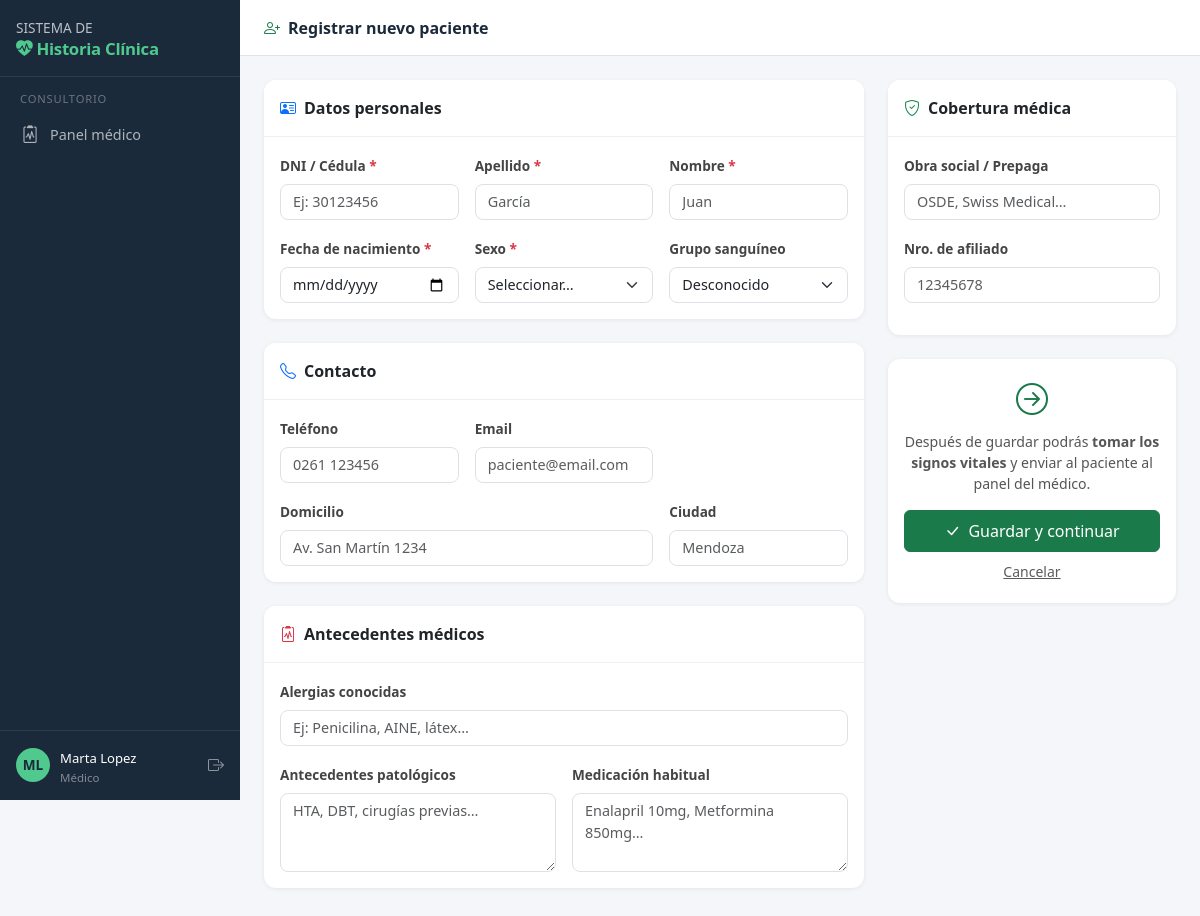
Page /pacientes/nuevo/ (signed in) on the committed database.
### cuentas/models.py (models this page shows, shortened)
class Usuario(AbstractUser):
    ROL_CHOICES = [
        ('admin', 'Administrador'),
        ('medico', 'Médico'),
        ('recepcion', 'Recepción'),
    ]
    rol = models.CharField(max_length=20, choices=ROL_CHOICES, default='recepcion')
    telefono = models.CharField(max_length=20, blank=True)
    especialidad = models.CharField(max_length=100, blank=True,
                                    help_text="Solo para médicos")
    matricula = models.CharField(max_length=50, blank=True,
                                 help_text="Matrícula profesional del médico")
    class Meta:
        verbose_name = 'Usuario'
        verbose_name_plural = 'Usuarios'
    @property
    def es_admin(self):
        return self.rol == 'admin' or self.is_superuser
    @property
    def es_medico(self):
        return self.rol == 'medico'
    @property
    def es_recepcion(self):
        return self.rol == 'recepcion'

### pacientes/views.py (the view, shortened to what this page needs)
# urls.py: path('nuevo/',        views.nuevo_paciente,       name='nuevo'),
@login_required
def nuevo_paciente(request):
    return render(request, 'pacientes/nuevo_paciente.html')

### templates/pacientes/nuevo_paciente.html (shortened to what this page needs)
{% extends "base/base.html" %}
{% block page_title %}<i class="bi bi-person-plus me-2" style="color:#1a7a4a"></i>Registrar nuevo paciente{% endblock %}
{% block contenido %}
<form method="post">
  <div class="row g-4">
    <div class="col-lg-8">
      <div class="card mb-4">
        <div class="card-header py-3">
          <i class="bi bi-person-vcard me-2 text-primary"></i>Datos personales
        </div>
        <div class="card-body">
          <div class="row g-3">
            <div class="col-md-4">
              <label class="form-label">DNI / Cédula <span class="text-danger">*</span></label>
              <input type="text" name="dni" class="form-control" placeholder="Ej: 30123456" required autofocus>
            </div>
            <div class="col-md-4">
              <label class="form-label">Apellido <span class="text-danger">*</span></label>
              <input type="text" name="apellido" class="form-control" placeholder="García" required>
            </div>
            <div class="col-md-4">
              <label class="form-label">Nombre <span class="text-danger">*</span></label>
              <input type="text" name="nombre" class="form-control" placeholder="Juan" required>
            </div>
            <div class="col-md-4">
              <label class="form-label">Fecha de nacimiento <span class="text-danger">*</span></label>
              <input type="date" name="fecha_nacimiento" class="form-control" required>
            </div>
            <div class="col-md-4">
              <label class="form-label">Sexo <span class="text-danger">*</span></label>
              <select name="sexo" class="form-select" required>
                <option value="">Seleccionar…</option>
              </select>
            </div>
            <div class="col-md-4">
              <label class="form-label">Grupo sanguíneo</label>
              <select name="grupo_sanguineo" class="form-select">
                <option value="">Desconocido</option>
              </select>
            </div>
          </div>
        </div>
      </div>
      <div class="card mb-4">
        <div class="card-header py-3">
          <i class="bi bi-telephone me-2 text-primary"></i>Contacto
        </div>
        <div class="card-body">
          <div class="row g-3">
            <div class="col-md-4">
              <label class="form-label">Teléfono</label>
              <input type="tel" name="telefono" class="form-control" placeholder="0261 123456">
            </div>
            <div class="col-md-4">
              <label class="form-label">Email</label>
              <input type="email" name="email" class="form-control" placeholder="paciente@email.com">
            </div>
            <div class="col-md-8">
              <label class="form-label">Domicilio</label>
              <input type="text" name="domicilio" class="form-control" placeholder="Av. San Martín 1234">
            </div>
            <div class="col-md-4">
              <label class="form-label">Ciudad</label>
              <input type="text" name="ciudad" class="form-control" placeholder="Mendoza">
            </div>
          </div>
        </div>
      </div>
      <div class="card mb-4">
        <div class="card-header py-3">
          <i class="bi bi-clipboard2-pulse me-2 text-danger"></i>Antecedentes médicos
        </div>
        <div class="card-body">
          <div class="row g-3">
            <div class="col-12">
              <label class="form-label">Alergias conocidas</label>
              <input type="text" name="alergias" class="form-control"
                     placeholder="Ej: Penicilina, AINE, látex…">
            </div>
            <div class="col-md-6">
              <label class="form-label">Antecedentes patológicos</label>
              <textarea name="antecedentes" class="form-control" rows="3"
                        placeholder="HTA, DBT, cirugías previas…"></textarea>
            </div>
            <div class="col-md-6">
              <label class="form-label">Medicación habitual</label>
              <textarea name="medicacion_habitual" class="form-control" rows="3"
                        placeholder="Enalapril 10mg, Metformina 850mg…"></textarea>
            </div>
          </div>
        </div>
      </div>
    </div>
    <div class="col-lg-4">
      <div class="card mb-4">
        <div class="card-header py-3">
          <i class="bi bi-shield-check me-2 text-success"></i>Cobertura médica
        </div>
        <div class="card-body">
          <div class="mb-3">
            <label class="form-label">Obra social / Prepaga</label>
            <input type="text" name="obra_social" class="form-control" placeholder="OSDE, Swiss Medical…">
          </div>
          <div class="mb-3">
            <label class="form-label">Nro. de afiliado</label>
            <input type="text" name="nro_afiliado" class="form-control" placeholder="12345678">
          </div>
        </div>
      </div>
      <div class="card border-primary">
        <div class="card-body text-center">
          <i class="bi bi-arrow-right-circle" style="font-size:2rem;color:#1a7a4a"></i>
          <p class="mt-2 mb-3" style="font-size:.88rem;color:#555">
            Después de guardar podrás <strong>tomar los signos vitales</strong>
            y enviar al paciente al panel del médico.
          </p>
          <button type="submit" class="btn btn-primary w-100 py-2">
            <i class="bi bi-check-lg me-1"></i> Guardar y continuar
          </button>
          <a href="/pacientes/" class="btn btn-link btn-sm text-muted mt-1">Cancelar</a>
        </div>
      </div>
    </div>
  </div>
</form>
{% endblock %}

### templates/base/base.html (shortened to what this page needs)
<!DOCTYPE html>
<html lang="es">
<head>
  <link href="https://cdn.jsdelivr.net/npm/bootstrap@5.3.2/dist/css/bootstrap.min.css" rel="stylesheet">
  <link href="https://cdn.jsdelivr.net/npm/bootstrap-icons@1.11.3/font/bootstrap-icons.min.css" rel="stylesheet">
</head>
<body>
{% if user.is_authenticated %}
<nav id="sidebar">
  <div class="brand">
    <h6>SISTEMA DE</h6>
    <strong><i class="bi bi-heart-pulse-fill me-1"></i>Historia Clínica</strong>
  </div>
  {% if user.es_medico or user.es_admin %}
  <div class="section-label">Consultorio</div>
  <a href="/consulta/panel/" class="nav-link {% if 'consulta' in request.path %}active{% endif %}">
    <i class="bi bi-clipboard2-pulse"></i> Panel médico
  </a>
  {% endif %}
  <div class="user-block">
    <div class="avatar">{{ user.first_name|first|upper }}{{ user.last_name|first|upper }}</div>
    <div class="info">
      <span>{{ user.get_full_name|default:user.username }}</span>
      <small>{{ user.get_rol_display }}</small>
    </div>
    <a href="/cuentas/logout/" class="ms-auto text-white-50" title="Cerrar sesión">
      <i class="bi bi-box-arrow-right"></i>
    </a>
  </div>
</nav>
{% endif %}
<div id="main">
  {% if user.is_authenticated %}
  <div id="topbar">
    <div>
      <p class="page-title">{% block page_title %}{% endblock %}</p>
    </div>
  </div>
  {% endif %}
  <div class="p-4">
    {% block contenido %}{% endblock %}
  </div>
</div>
</body>
</html>

### templates/base/base.html (style rules this page uses)
:root { --sidebar-w: 240px; --verde: #1a7a4a; --verde-claro: #e8f5ee; --azul-med: #1565c0; --gris-bg: #f4f6f9; }
body { background: var(--gris-bg); font-family: 'Segoe UI', sans-serif; }
#sidebar { width: var(--sidebar-w); min-height: 100vh; background: #1b2a3b; position: fixed; top: 0; left: 0; z-index: 100; display: flex; flex-direction: column; transition: width .25s; }
#sidebar .brand { padding: 20px 16px 14px; border-bottom: 1px solid rgba(255,255,255,.08); }
#sidebar .brand h6 { color: #fff; margin: 0; font-size: .85rem; opacity: .7; }
#sidebar .brand strong { color: #4fc98e; font-size: 1.05rem; letter-spacing: -.3px; }
#sidebar .nav-link { color: rgba(255,255,255,.65); padding: 10px 20px; border-radius: 0; display: flex; align-items: center; gap: 10px; font-size: .9rem; transition: background .15s, color .15s; }
#sidebar .nav-link i { font-size: 1.1rem; width: 20px; text-align: center; }
#sidebar .section-label { color: rgba(255,255,255,.35); font-size: .7rem; text-transform: uppercase; letter-spacing: .8px; padding: 14px 20px 4px; }
#sidebar .user-block { margin-top: auto; padding: 14px 16px; border-top: 1px solid rgba(255,255,255,.08); display: flex; align-items: center; gap: 10px; }
#sidebar .user-block .avatar { width: 34px; height: 34px; border-radius: 50%; background: #4fc98e; color: #1b2a3b; display: flex; align-items: center; justify-content: center; font-weight: 700; font-size: .85rem; flex-shrink: 0; }
#sidebar .user-block .info small { color: rgba(255,255,255,.45); font-size: .72rem; display: block; }
#sidebar .user-block .info span { color: #fff; font-size: .82rem; }
#main { margin-left: var(--sidebar-w); min-height: 100vh; }
#topbar { background: #fff; border-bottom: 1px solid #e0e4ea; padding: 0 24px; height: 56px; display: flex; align-items: center; justify-content: space-between; position: sticky; top: 0; z-index: 90; }
#topbar .page-title { font-size: 1rem; font-weight: 600; color: #1b2a3b; margin: 0; }
.card { border: none; border-radius: 12px; box-shadow: 0 1px 4px rgba(0,0,0,.07); }
.card-header { background: #fff; border-bottom: 1px solid #f0f0f0; font-weight: 600; border-radius: 12px 12px 0 0 !important; }
.form-label { font-size: .85rem; font-weight: 600; color: #444; }
.form-control, .form-select { border-radius: 8px; border-color: #dde1e7; font-size: .9rem; }
.btn-primary { background: var(--verde); border-color: var(--verde); }

### rows in the picture
Usuario: first_name|first "M", last_name|first "L", get_full_name "Marta Lopez", rol "Médico"
